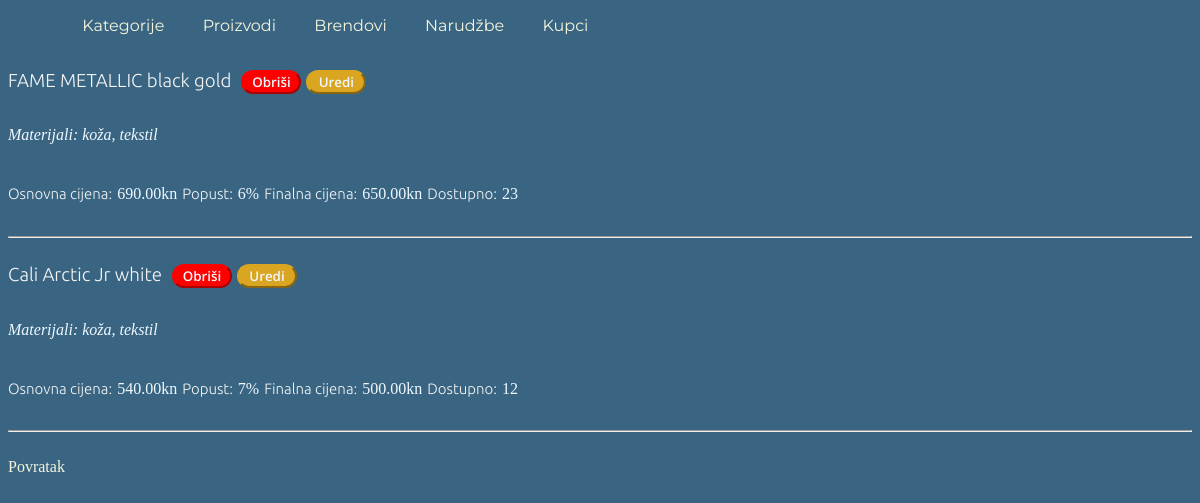
The page /php/administracija/category_products.php?id=1 on the database its author committed.
### tables this page shows
CREATE TABLE `product` (
  `id` int(11) NOT NULL,
  `name` varchar(80) NOT NULL,
  `brand_id` int(11) NOT NULL,
  `description` text NOT NULL,
  `price_base` decimal(10,2) NOT NULL,
  `discount` int(11) NOT NULL,
  `price_final` decimal(10,2) NOT NULL,
  `available` int(11) NOT NULL,
  `forbidden` tinyint(1) NOT NULL,
  `special` tinyint(1) NOT NULL,
  `active` tinyint(1) NOT NULL
);

### php/administracija/category_products.php (the view, shortened to what this page needs)
<?php
    include_once("header.php");
if (isset($_GET['id'])) {
    $category_id = $_GET['id'];
    $query = "SELECT * FROM product_category WHERE category_id=" . $category_id;
    $result = $connection->query($query, MYSQLI_STORE_RESULT);
    $product_id = [];
    if ($result) {
        while ($row = $result->fetch_assoc()) {
                array_push($product_id,$row['product_id']);
        }
    }
    foreach ($product_id as $pid) {
        $product_query = "SELECT * FROM product WHERE id=" . $pid;
        $product = $connection->query($product_query, MYSQLI_STORE_RESULT);
        if($product) {
            while ($product_row = $product->fetch_assoc()) {
                echo "<h3 style='display:inline-block; padding-right:10px;'>";
                echo $product_row['name'];
                echo "</h3>";
                echo "<a style='padding-right:5px;'  href='delete_product_confirmation.php?id=" . $product_row['id'] . "&cid=" . $category_id . "'><button type='button' class='delete_button'>Obriši</button></a>";
                echo "<a href='edit_product.php?id=" . $product_row['id'] . "&cid=" . $category_id . "&bid=" . $product_row['brand_id'] . "'><button type='button' class='edit_button'>Uredi</button></a>";
                echo "<p>";
                echo $product_row['description'];
                echo "</p>";
                echo "<h5 style='display:inline-block; padding-right:5px;'>Osnovna cijena:</h5>";
                echo $product_row['price_base'] . "kn";
                echo "<h5 style='display:inline-block; padding-right:5px; padding-left:5px;'>Popust:</h5>";
                echo $product_row['discount'] . "%";
                echo "<h5 style='display:inline-block; padding-right:5px; padding-left:5px;'>Finalna cijena:</h5>";
                echo $product_row['price_final']. "kn";
                echo "<h5 style='display:inline-block; padding-right:5px; padding-left:5px;'>Dostupno:</h5>";
                echo $product_row['available'];
                echo "<br>";
                echo "<hr>";
            }
        }
    }
    echo "<br><a href='index.php'>Povratak</a>";
} else {
    echo "<p>Dogodila se pogreška!</p>";
    echo "<a href='index.php'>Povratak</a>";
}
include_once("footer.php");
?>

### php/administracija/header.php (style rules this page uses)
body { color: aliceblue; background-color: #396582; }
a { text-decoration: none; color: beige; }
h1, h2, h3, h4, h5, h6 { color: whitesmoke; font-family: 'Ubuntu', sans-serif; font-weight:300; }
h5 { font-size: 15px }
p { font-style: italic; }
.delete_button { border-radius: 30px; background-color: red; color: aliceblue; width: 60px; font-family: 'Open Sans', sans-serif; font-weight:600; border-color:red; }
.edit_button { border-radius: 30px; background-color: goldenrod; color: aliceblue; width: 60px; font-family: 'Open Sans', sans-serif; font-weight:600; border-color:goldenrod; }

### rows shown on the page
product: name "FAME METALLIC black gold", description "Materijali: koža, tekstil", price_base "690.00", discount "6", price_final "650.00", available "23"
product: name "Cali Arctic Jr white", description "Materijali: koža, tekstil", price_base "540.00", discount "7", price_final "500.00", available "12"
